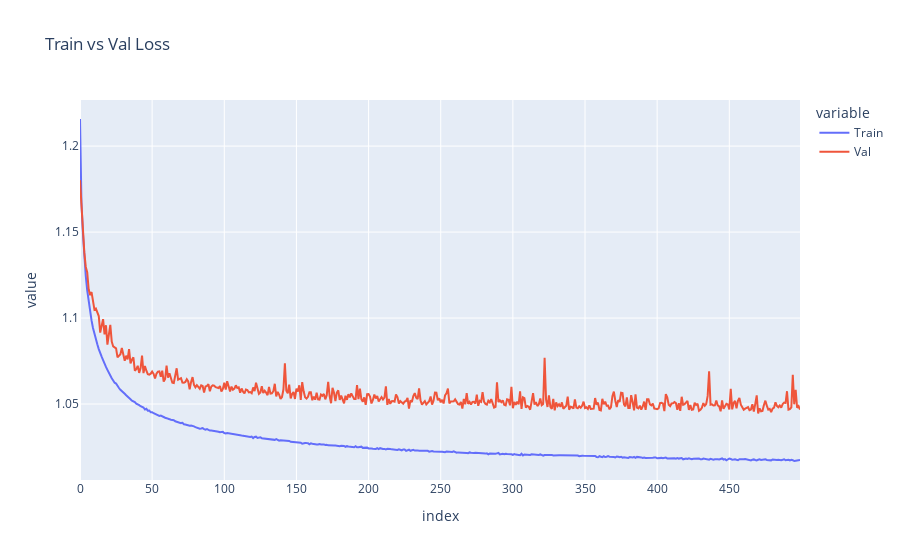

The notebook cell this image was saved under:
### Code cell
fig_loss = px.line({
    'Train': trained_model.history['loss'],
    'Val': trained_model.history['val_loss']
    },
    title='Train vs Val Loss')
fig_loss.show()

### Figure 1 — Plotly figure (JSON) as saved in the notebook; plotly's stock layout.template omitted (floating-point values rounded to 4 significant figures; data arrays with more than 128 entries replaced by an {"elided": "..."} marker saying what was removed)
{"data": [{"hovertemplate": "variable=Train<br>index=%{x}<br>value=%{y}<extra></extra>", "legendgroup": "Train", "line": {"color": "#636efa", "dash": "solid"}, "marker": {"symbol": "circle"}, "mode": "lines", "name": "Train", "orientation": "v", "showlegend": true, "type": "scatter", "x": {"elided": "500 int values"}, "xaxis": "x", "y": {"elided": "500 float values"}, "yaxis": "y"}, {"hovertemplate": "variable=Val<br>index=%{x}<br>value=%{y}<extra></extra>", "legendgroup": "Val", "line": {"color": "#EF553B", "dash": "solid"}, "marker": {"symbol": "circle"}, "mode": "lines", "name": "Val", "orientation": "v", "showlegend": true, "type": "scatter", "x": {"elided": "500 int values"}, "xaxis": "x", "y": {"elided": "500 float values"}, "yaxis": "y"}], "layout": {"legend": {"title": {"text": "variable"}, "tracegroupgap": 0}, "title": {"text": "Train vs Val Loss"}, "xaxis": {"anchor": "y", "domain": [0, 1], "title": {"text": "index"}}, "yaxis": {"anchor": "x", "domain": [0, 1], "title": {"text": "value"}}}}
